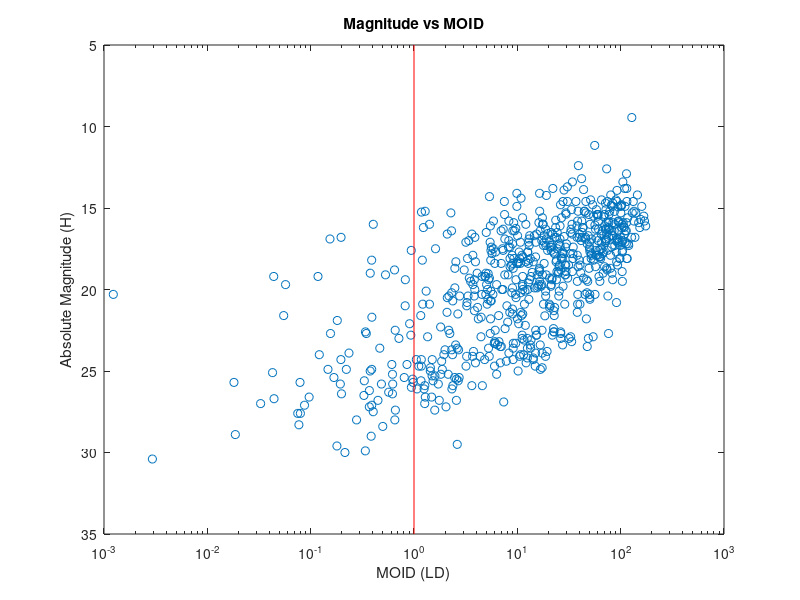
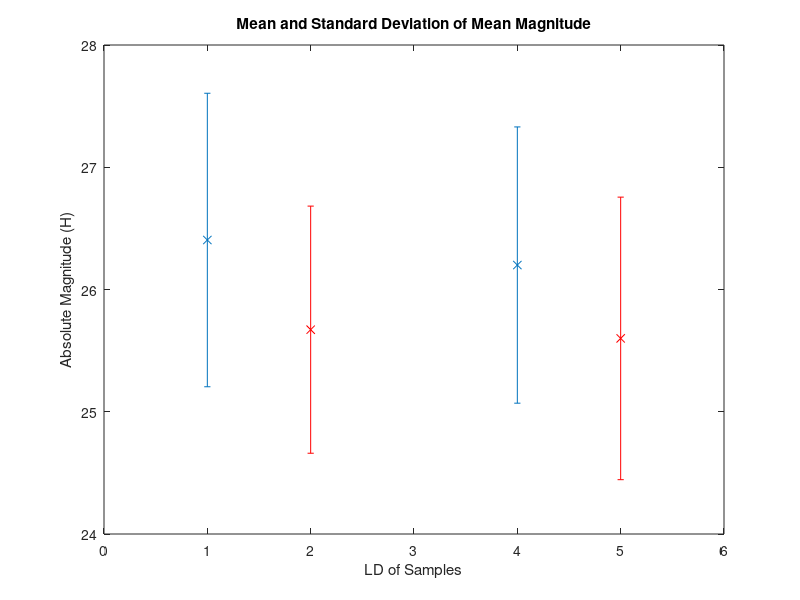
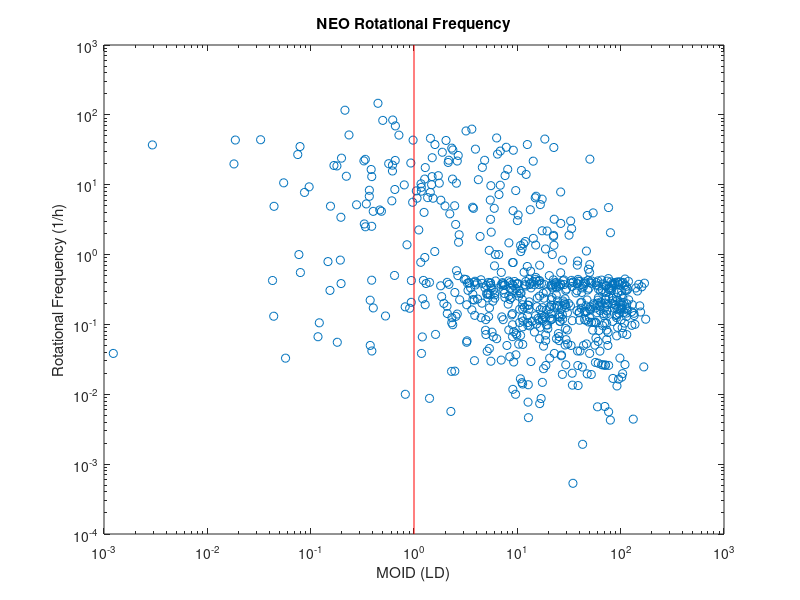
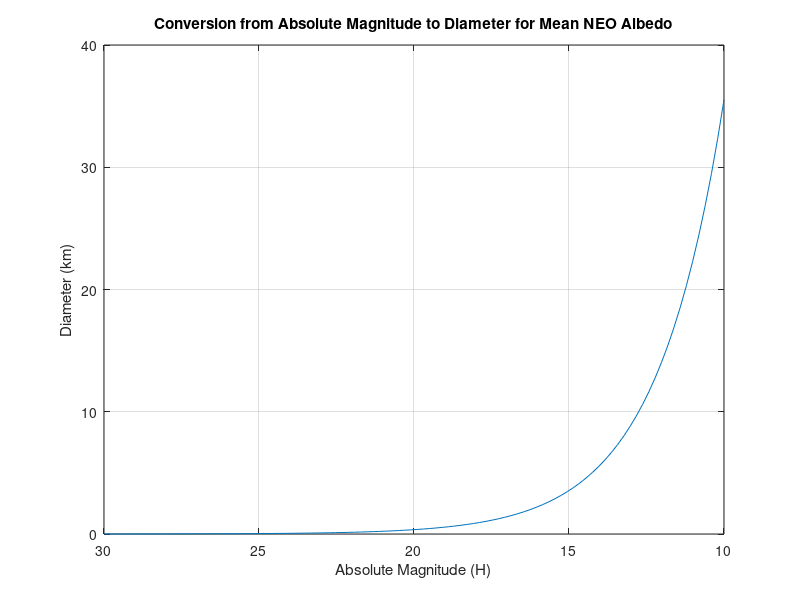

Source code (MATLAB) for these figures, in order:
% JPL Horizons light curve analysis
clear all; close all; clc;
% file = 'horizons_data_analysis.xlsx';
% 
% period = xlsread(file,1,'G2:G10938');
% moid = xlsread(file,1,'J2:J10938');
% H = xlsread(file,1,'D2:D10938');
% 
% % trim the longer array to be the same size as the shorter array
% if length(period)~=length(moid)
%     if length(period)>length(moid)
%         period(length(moid)+1:end) = [];
%         H(length(moid)+1:end) = [];
%     else
%         moid(length(period)+1:end) = [];
%         H(length(period)+1:end) = [];
%     end
% end        
% 
% for i = fliplr(1:length(period))
%     if isnan(period(i)) || isnan(H(i)) || isnan(moid(i))
%         period(i) = [];
%         moid(i) = [];
%         H(i) = [];
%     end
% end
% 
% moidLD = moid/0.002655;     % convert MOID from AU to LD

load('rotationAnalysisData');       % reload the full dataset
freq = 1./period;
% plot the full range
freqVsMoid = figure;
loglog(moidLD,freq,'o');
hold on;
plot([1 1], ylim,'r');
title('NEO Rotational Frequency');
xlabel('MOID (LD)');
ylabel('Rotational Frequency (1/h)');
% saveas(freqVsMoid,'..\Documentation\Thesis\frequency_vs_moid.png');

magVsDia = figure;
mags = linspace(10,30,100);
dias = 10.^((15.618-mags-2.5*log10(0.14))/5);
plot(mags,dias);
grid on;
set(gca,'XDir','reverse');
xlabel('Absolute Magnitude (H)')
ylabel('Diameter (km)');
title('Conversion from Absolute Magnitude to Diameter for Mean NEO Albedo');
% saveas(magVsDia,'..\Documentation\Thesis\mag_vs_dia.png');

magVsDiaSubset = figure;
mags2 = linspace(24.5,29.5,100);
dias2 = 10.^((15.618-mags2-2.5*log10(0.14))/5);
plot(mags2,dias2);
grid on;
set(gca,'XDir','reverse');
xlabel('Absolute Magnitude (H)')
ylabel('Diameter (km)');
title('Conversion from Absolute Magnitude to Diameter for Mean NEO Albedo (H = 24.5 to 29.5)');
% saveas(magVsDiaSubset,'..\Documentation\Thesis\mag_vs_dia_subset.png');

magVsMoid = figure;
% hLim = [5 35];
% diaLim = 10.^((15.618-hLim-2.5*log10(0.14))/5);
semilogx(moidLD,H,'o');
hold on;
plot([1 1],ylim,'r');
% [ax, H1, H2] = plotyy(moidLD,H,[1,1],diaLim,'semilogx');
% set(H1,'LineStyle','o','MarkerEdgeColor','b');
% set(H2,'Color','r');
% set(ax,'YColor','k')
% set(ax(1),'YLim',hLim);
title('Magnitude vs MOID');
xlabel('MOID (LD)');
ylabel('Absolute Magnitude (H)');
set(gca,'YDir','reverse');
hold off;
saveas(magVsMoid,'..\Documentation\Thesis\magnitude_vs_moid.png');


% find the biggest magnitude window from magnitude 20 to 30 that doesn't
% have a statistically significant correlation
preMinH = 20;
preMaxH = 30;

maxWindowSize = 0;
bestMin = 0;
bestMax = 0;
for minH = linspace(preMinH,preMaxH-0.5,(preMaxH-preMinH)*2)
    for maxH = linspace(minH+0.5,30,(30-minH)*2)
        load('rotationAnalysisData');       % reload the full dataset
        % select subsection of H based on minH and maxH
        arr = fliplr(1:length(H));
        for i = arr
            if H(i) < minH || H(i) > maxH
                period(i) = [];
                moidLD(i) = [];
                H(i) = [];
            end
        end
        freq = 1./period;           % get freqeuncy from period
        [R,P]=corrcoef(H,freq);
        if maxWindowSize < maxH-minH && P(1,2) > 0.05        % find a bigger window of non-significant correlations
            maxWindowSize = maxH-minH;
            bestMin = minH;
            bestMax = maxH;
        end
    end
end

% load the best set
load('rotationAnalysisData');       % reload the full dataset
freq = 1./period;

% plot the full range
magVsFreq = figure;
semilogy(H,freq,'o');
title('Magnitude vs Rotational Frequency');
xlabel('Absolute Magnitude (H)');
ylabel('Rotational Frequency (1/h)');
set(gca,'XDir','reverse');
% saveas(magVsFreq,'..\Documentation\Thesis\mag_vs_frequency.png');

% select subsection of H based on pre-selection (H>20)
arr = fliplr(1:length(H));
for i = arr
    if H(i) < 20
        period(i) = [];
        moidLD(i) = [];
        H(i) = [];
    end
end
freq = 1./period;           % get freqeuncy from period

% plot H > 20
magVsFreqPreselect = figure;
semilogy(H,freq,'o');
hold on;
plot([bestMin bestMin], ylim, 'k');
plot([bestMax bestMax], ylim, 'k');
title('Magnitude vs Rotational Frequency (H > 20)');
xlabel('Absolute Magnitude (H)');
ylabel('Rotational Frequency (1/h)');
set(gca,'XDir','reverse');
% saveas(magVsFreqPreselect,'..\Documentation\Thesis\mag_vs_frequency_preselect.png');

% select subsection of H based on minH and maxH
arr = fliplr(1:length(H));
for i = arr
    if H(i) < bestMin || H(i) > bestMax
        period(i) = [];
        moidLD(i) = [];
        H(i) = [];
    end
end
freq = 1./period;           % get freqeuncy from period

combinedData = sortrows([moidLD H freq],1);         % MOID, H, freqeuncy
moidMidpoints = zeros(length(combinedData)-29,1);
stdFreq = zeros(length(combinedData)-29,1);
meanFreq = zeros(length(combinedData)-29,1);

for edge = 1:(length(combinedData)-29)
    moidMidpoints(edge) = mean(combinedData(edge:edge+29,1));       % midpoint of MOID
    stdFreq(edge) = std(combinedData(edge:edge+29,3));              % std of the frequency
    meanFreq(edge) = mean(combinedData(edge:edge+29,3));            % mean of the frequency
end

%% draw figures

moidVsFreqStd = figure;
plot(moidMidpoints,stdFreq,'x-b');
hold on;
plot([1 1],ylim,'r');
xlabel('MOID (LD)');
ylabel('Standard Deviation of the Mean of Rotation Frequency (1/h)');
title('Standard Deviation of Moving Average Rotational Frequency (30-Object Window)');
hold off;
% saveas(moidVsFreqStd,'..\Documentation\Thesis\std_moving_average_rot_freq.png');

freqVsMoidComparison = figure;
loglog(moidLD,freq,'o');
hold on;
plot([1 1], ylim,'r');
xlabel('MOID (LD)');
ylabel('Rotation Frequency (1/h)');
title('MOID vs Rotational Frequency');
hold off;
% saveas(freqVsMoidComparison,'..\Documentation\Thesis\frequency_vs_moid_comparison.png');

maxLDdivide = 10;

ttestP = zeros(maxLDdivide,1);
ftestP = zeros(maxLDdivide,1);
th = zeros(maxLDdivide,1);
fh = zeros(maxLDdivide,1);
% mean and std refer to frequency
n1mean = zeros(maxLDdivide,1);
n2mean = zeros(maxLDdivide,1);
n1std = zeros(maxLDdivide,1);
n2std = zeros(maxLDdivide,1);
n1 = zeros(maxLDdivide,1);
n2 = zeros(maxLDdivide,1);

for i = 1:maxLDdivide
    
    n1(i) = find(combinedData(:,1)<i,1,'last');
    n2(i) = length(combinedData)-n1(i);
    
    % frequencies
    sample1 = combinedData(1:n1(i),3);
    sample2 = combinedData((n1(i)+1):end,3);
    
    if i == 1 || i == 2
        hCheckMeanN1(i) = mean(combinedData(1:n1(i),2));
        hCheckStdN1(i) = std(combinedData(1:n1(i),2));
        hCheckMeanN2(i) = mean(combinedData((n1(i)+1):end,2));
        hCheckStdN2(i) = std(combinedData((n1(i)+1):end,2));
    end
    
    n1mean(i) = mean(sample1);
    n2mean(i) = mean(sample2);
    
    n1std(i) = std(sample1);
    n2std(i) = std(sample2);
    
    [th(i),ttestP(i),tci(i,:),tstats(i)] = ttest2(sample1,sample2,'Tail','right');
    [fh(i),ftestP(i),fci(i,:),fstats(i)] = vartest2(sample1,sample2,'Tail','right');
    
end

hCheck = figure;
errorbar([1 4],hCheckMeanN1,hCheckStdN1,'x');
hold on;
errorbar([2 5],hCheckMeanN2,hCheckStdN2,'xr');
title('Mean and Standard Deviation of Mean Magnitude');
ylabel('Absolute Magnitude (H)');
xlabel('LD of Samples');
hold off;
saveas(hCheck,'..\Documentation\Thesis\hCheckRaw.png');

statTest = figure;
plot(1:maxLDdivide,ttestP,'d-','MarkerFaceColor','b');
hold on;
plot(1:length(ftestP),ftestP,'ro-','MarkerFaceColor','r');
legend('t-test', 'f-test');
ylabel('p value');
xlabel('bin edge (LD)');
plot(xlim,[0.1 0.1],'g--');
plot(xlim,[0.05 0.05],'g--');
plot(xlim,[0.01 0.01],'g--');
title('t-test and f-test p values');
hold off;
% saveas(statTest,'..\Documentation\Thesis\statTest_freq.png');

% statTest = figure;
% plot(1:length(ttestP),ttestP,'d-','MarkerFaceColor','b');
% hold on;
% plot(1:length(ftestP),ftestP,'ro-','MarkerFaceColor','r');
% legend('t-test', 'f-test');
% ylabel('p value');
% xlabel('bin edge (LD)');
% plot(xlim,[0.1 0.1],'g--');
% plot(xlim,[0.05 0.05],'g--');
% plot(xlim,[0.01 0.01],'g--');
% % xlim([0 5.5]);
% ylim([0 0.25]);
% title(horzcat('t-test and f-test p values (absolute magnitude ',int2str(minH),'-',int2str(maxH),')'));
% hold off;
% 
% %%
% 
% % continuous f-testing
% for i = 1:length(LDbreaks)-1
%     [h, p] = vartest2(combinedData(1:LDbreaks(1)),combinedData(LDbreaks(i):LDbreaks(i+1)));
%     fPercent(i) = p;     % some of these values will be NaN
%     [h, p] = ttest2(combinedData(1:LDbreaks(1)),combinedData(LDbreaks(i):LDbreaks(i+1)));
%     tPercent(i) = p;
% end
% figure;
% % semilogy(1:length(LDbreaks)-1,fPercent,'o');
% scatter(1:length(LDbreaks)-1,fPercent,'o');
% hold on;
% plot(xlim,[0.1 0.1]);
% plot(xlim,[0.05 0.05]);
% plot(xlim,[0.01 0.01]);
% title('f test results');
% % ylim([0 0.1])
% 
% figure;
% % semilogy(1:length(LDbreaks)-1,tPercent,'o');
% scatter(1:length(LDbreaks)-1,tPercent,'o');
% hold on;
% plot(xlim,[0.1 0.1]);
% plot(xlim,[0.05 0.05]);
% plot(xlim,[0.01 0.01]);
% title('t test results');